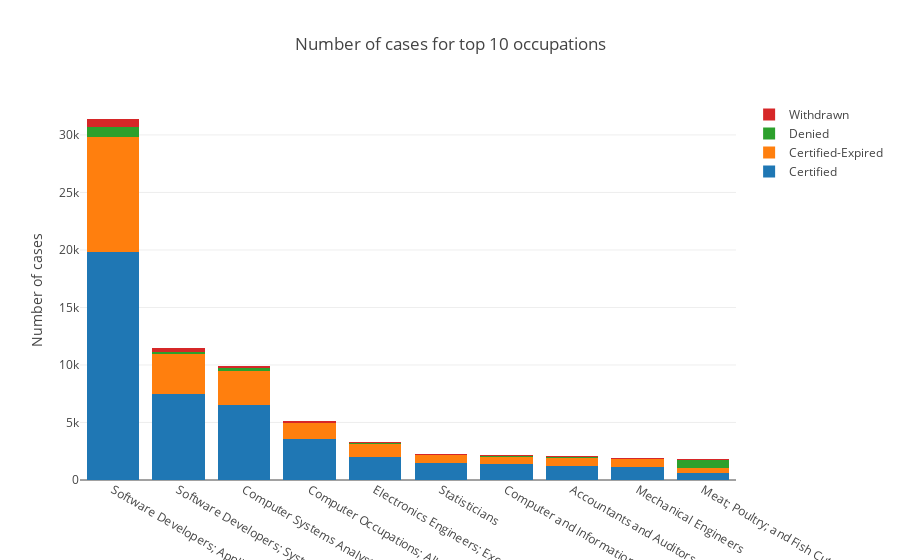
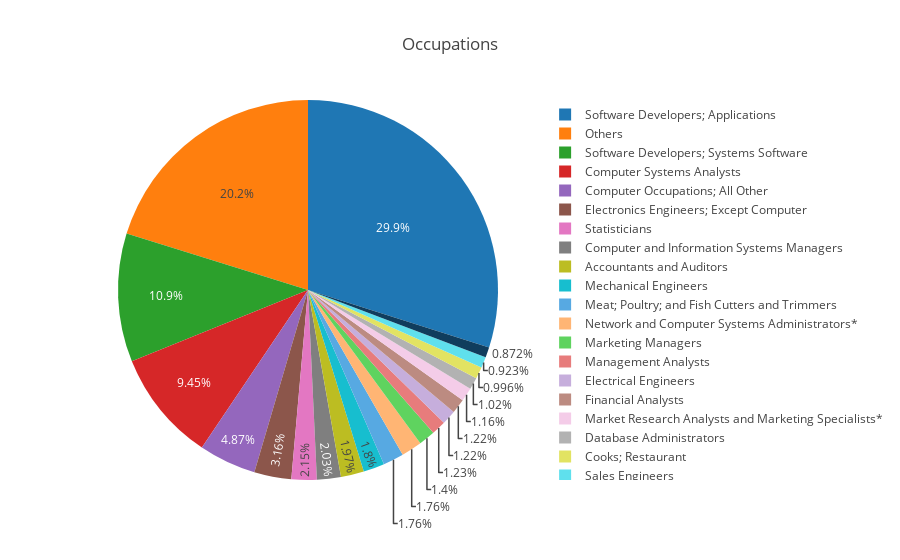

Notebook source saved alongside these figures, in order:
### Code cell
count_job = pd.DataFrame({'COUNT' : df.groupby( [ 'CASE_STATUS','PW_SOC_TITLE'] ).size()}).reset_index()
count_job = count_job.pivot(index ='PW_SOC_TITLE', columns = 'CASE_STATUS', values = 'COUNT').reset_index()
count_job = count_job.fillna(0)
count_job['TOTAL'] = count_job['Certified']+ count_job['Certified-Expired'] + count_job['Denied'] +count_job['Withdrawn']
count_job = count_job.sort_values('TOTAL', ascending = False)
count_job.iloc[:,2:] = count_job.iloc[:,2:].astype(int) 
count_job_top = count_job[:10]
# print(count_job_top.head(5))
count_job['percentage'] = count_job['TOTAL'] / count_job['TOTAL'].sum() * 100
count_job['percentage'] = count_job['percentage'].map('{:,.1f}%'.format)
text=count_job['percentage']

d1 = go.Bar(x=count_job_top['PW_SOC_TITLE'],
            y=count_job_top['Certified'],name="Certified",)
d2 = go.Bar(x=count_job_top["PW_SOC_TITLE"],
            y=count_job_top["Certified-Expired"],name="Certified-Expired")
d3 = go.Bar(x=count_job_top["PW_SOC_TITLE"],
            y=count_job_top["Denied"],name="Denied")
d4 = go.Bar(x=count_job_top["PW_SOC_TITLE"],
            y=count_job_top["Withdrawn"],name="Withdrawn")

data = [d1, d2, d3, d4]
layout = go.Layout(dict(title= "Number of cases for top 10 occupations",
                        yaxis=dict(title="Number of cases"),barmode='stack'))
fig = go.Figure(data = data, layout = layout)
iplot(fig)

count_job_top = count_job[:20]
num = count_job['TOTAL'].iloc[51:].sum()
labels = list(count_job_top['PW_SOC_TITLE'])
labels.append('Others')
values = list(count_job_top['TOTAL'])
values.append(num)
trace = go.Pie(labels=labels, values=values)
layout = go.Layout(dict(title= "Occupations"))
fig = go.Figure(data = [trace], layout = layout)
iplot(fig)

### Figure 1 — Plotly figure (JSON) as saved in the notebook; plotly's stock layout.template omitted (floating-point values rounded to 4 significant figures)
{"data": [{"name": "Certified", "type": "bar", "uid": "019ba622-da7f-11e8-b609-849bca0185fb", "x": ["Software Developers; Applications", "Software Developers; Systems Software", "Computer Systems Analysts", "Computer Occupations; All Other", "Electronics Engineers; Except Computer", "Statisticians", "Computer and Information Systems Managers", "Accountants and Auditors", "Mechanical Engineers", "Meat; Poultry; and Fish Cutters and Trimmers"], "y": [19802, 7515, 6508, 3576, 2031, 1514, 1427, 1260, 1155, 622]}, {"name": "Certified-Expired", "type": "bar", "uid": "019ba623-da7f-11e8-a17b-849bca0185fb", "x": ["Software Developers; Applications", "Software Developers; Systems Software", "Computer Systems Analysts", "Computer Occupations; All Other", "Electronics Engineers; Except Computer", "Statisticians", "Computer and Information Systems Managers", "Accountants and Auditors", "Mechanical Engineers", "Meat; Poultry; and Fish Cutters and Trimmers"], "y": [10049, 3463, 2955, 1360, 1132, 678, 614, 641, 654, 439]}, {"name": "Denied", "type": "bar", "uid": "019ba624-da7f-11e8-8361-849bca0185fb", "x": ["Software Developers; Applications", "Software Developers; Systems Software", "Computer Systems Analysts", "Computer Occupations; All Other", "Electronics Engineers; Except Computer", "Statisticians", "Computer and Information Systems Managers", "Accountants and Auditors", "Mechanical Engineers", "Meat; Poultry; and Fish Cutters and Trimmers"], "y": [825, 116, 233, 49, 45, 14, 47, 99, 44, 662]}, {"name": "Withdrawn", "type": "bar", "uid": "019ba625-da7f-11e8-a69b-849bca0185fb", "x": ["Software Developers; Applications", "Software Developers; Systems Software", "Computer Systems Analysts", "Computer Occupations; All Other", "Electronics Engineers; Except Computer", "Statisticians", "Computer and Information Systems Managers", "Accountants and Auditors", "Mechanical Engineers", "Meat; Poultry; and Fish Cutters and Trimmers"], "y": [711, 363, 228, 132, 105, 49, 47, 63, 37, 128]}], "layout": {"barmode": "stack", "title": "Number of cases for top 10 occupations", "yaxis": {"title": "Number of cases"}}}

### Figure 2 — Plotly figure (JSON) as saved in the notebook; plotly's stock layout.template omitted (floating-point values rounded to 4 significant figures)
{"data": [{"labels": ["Software Developers; Applications", "Software Developers; Systems Software", "Computer Systems Analysts", "Computer Occupations; All Other", "Electronics Engineers; Except Computer", "Statisticians", "Computer and Information Systems Managers", "Accountants and Auditors", "Mechanical Engineers", "Meat; Poultry; and Fish Cutters and Trimmers", "Network and Computer Systems Administrators*", "Marketing Managers", "Management Analysts", "Electrical Engineers", "Financial Analysts", "Market Research Analysts and Marketing Specialists*", "Database Administrators", "Cooks; Restaurant", "Sales Engineers", "Industrial Engineers", "Others"], "type": "pie", "uid": "02153bfe-da7f-11e8-bebc-849bca0185fb", "values": [31387, 11457, 9924, 5117, 3313, 2255, 2135, 2063, 1890, 1851, 1847, 1465, 1287, 1285, 1284, 1217, 1068, 1046, 969, 915, 21211]}], "layout": {"title": "Occupations"}}
